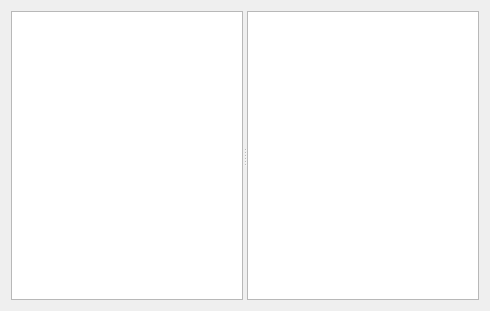
<?xml version="1.0" encoding="UTF-8"?>
<ui version="4.0">
 <class>Dialog</class>
 <widget class="QDialog" name="Dialog">
  <property name="geometry">
   <rect>
    <x>0</x>
    <y>0</y>
    <width>490</width>
    <height>311</height>
   </rect>
  </property>
  <property name="windowTitle">
   <string>Dialog</string>
  </property>
  <layout class="QHBoxLayout" name="horizontalLayout">
   <item>
    <widget class="QSplitter" name="splitter">
     <property name="orientation">
      <enum>Qt::Horizontal</enum>
     </property>
     <widget class="QTreeView" name="treeView"/>
     <widget class="QListView" name="listView"/>
    </widget>
   </item>
  </layout>
 </widget>
 <resources/>
 <connections/>
</ui>
